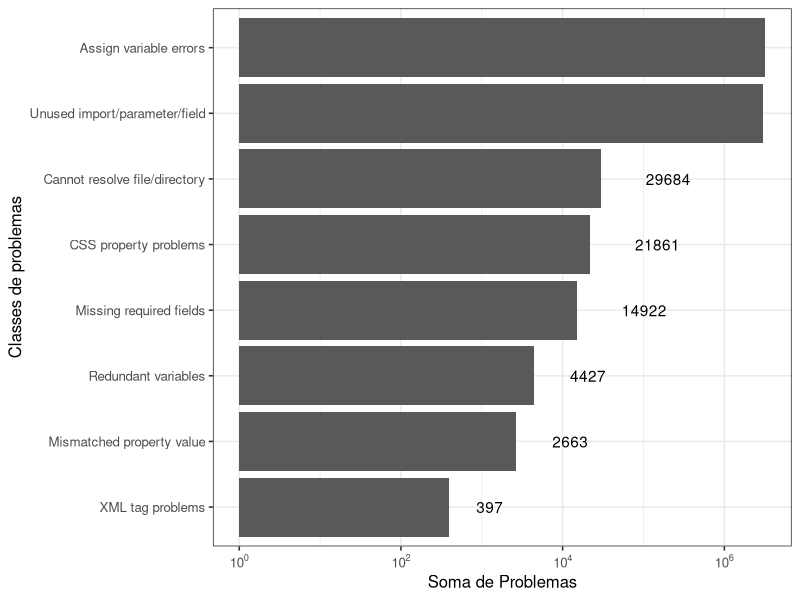

Source code (R):
library(ggplot2)

#Path to the main folder
setwd("C:\\Users\\lesandrop\\Documents\\GitHub\\TCC")

df <- data.frame(qproblemas=c(397,2663,29684,3220398,4427,14922,2995809,21861),
                 classe=c('XML tag problems','Mismatched property value','Cannot resolve file/directory','Assign variable errors','Redundant variables','Missing required fields','Unused import/parameter/field','CSS property problems'))


p <- ggplot(data=df, aes(x=reorder(classe,qproblemas), y=qproblemas)) +
  geom_bar(stat="identity") +
  geom_text(stat="identity", aes(label=qproblemas),  hjust=-1) + 
  theme_bw(base_size = 12) + 
  scale_y_log10(breaks = scales::trans_breaks("log10", function(x) 10^x),
   labels = scales::trans_format("log10", scales::math_format(10^.x))) + 
  xlab("Classes de problemas")+
  ylab("Soma de Problemas")


pdf("Figuras/ProblemasPorClasse.pdf", width = 7, height = 3)
plot(p + coord_flip())
dev.off()